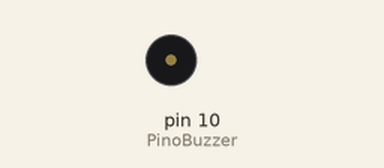
The sketch below on a simulated Arduino Uno, built with avr-gcc and run on an emulated ATmega328P. Shown: buzzer (waves = sounding).

Above: at 0.1 s.
Timing chart, 0 to 1.6 s (numbered marks = the images above):
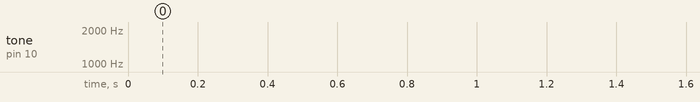

The sketch:

buzzer_sirene.ino
```cpp
#define tempo 10
int frequencia = 0;
int PinoBuzzer = 10;

void setup()
{
  pinMode(PinoBuzzer,OUTPUT); //Pino do buzzer
}

void loop()
{
  for (frequencia = 150; frequencia < 1800; frequencia += 1)
  {
    tone(PinoBuzzer, frequencia, tempo);
    delay(1);
  }
  for (frequencia = 1800; frequencia > 150; frequencia -= 1)
  {
    tone(PinoBuzzer, frequencia, tempo);
    delay(1);
  }

}
```
